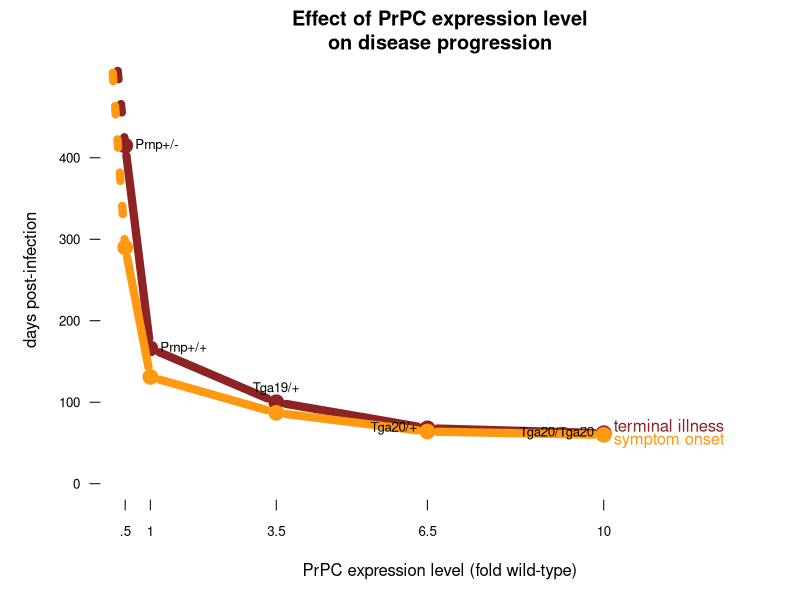
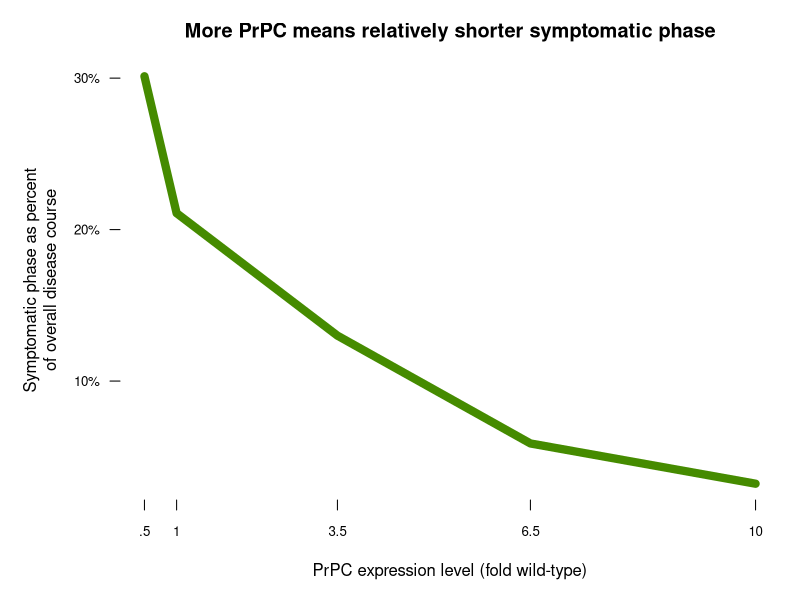

Here is the R script that generated these plots, in order:

# plot of PrPC expression vs incubation time
mousename = c("Prnp+/-","Prnp+/+","Tga19/+","Tga20/+","Tga20/Tga20")
explevel = c(.5,1,3.5,6.5,10) # PrPC expression level
terminal = c(415,166,100,68,62) # time to terminal illness
symptoms = c(290,131,87,64,60) # time to symptoms
par(mar=c(5,5,3,1))
plot(NA,NA,xlim=c(.5,13),ylim=c(0,500),axes=FALSE,
    xlab='PrPC expression level (fold wild-type)',ylab='days post-infection',
    main='Effect of PrPC expression level\non disease progression',
    )
tk = '#8E2323'
sk = '#FF9912'
points(explevel,terminal,type='b',pch=19,lwd=8,col=tk)
points(explevel,symptoms,type='b',pch=19,lwd=8,col=sk)
points(c(.5,.2),c(415,600),type='l',lwd=8,col=tk,lty=3)
points(c(.5,.2),c(290,550),type='l',lwd=8,col=sk,lty=3)
text(explevel,terminal,labels=mousename,pos=c(4,4,3,2,2),cex=.8)
text(rep(max(explevel),2),c(min(terminal)+7,min(symptoms)-7),pos=4,labels=c('terminal illness','symptom onset'),col=c(tk,sk))
axis(side=1,at=explevel,labels=c('.5','1','3.5','6.5','10'),lwd=0,lwd.ticks=1,cex.axis=.8)
axis(side=2,at=(0:4)*100,labels=(0:4)*100,lwd=0,lwd.ticks=1,las=1,cex.axis=.8)

# also plot symptomatic phase as proportion of overall course
par(mar=c(5,6,3,1))
plot(explevel,(terminal-symptoms)/terminal,type='l',col='#458B00',lwd=8,
    xlab='PrPC expression level (fold wild-type)',
    ylab='Symptomatic phase as percent\nof overall disease course',
    main='More PrPC means relatively shorter symptomatic phase',axes=FALSE)
axis(side=1,at=explevel,labels=c('.5','1','3.5','6.5','10'),lwd=0,lwd.ticks=1,cex.axis=.8)
axis(side=2,at=(0:4)/10,labels=paste((0:4)*10,"%",sep=""),lwd=0,lwd.ticks=1,las=1,cex.axis=.8)